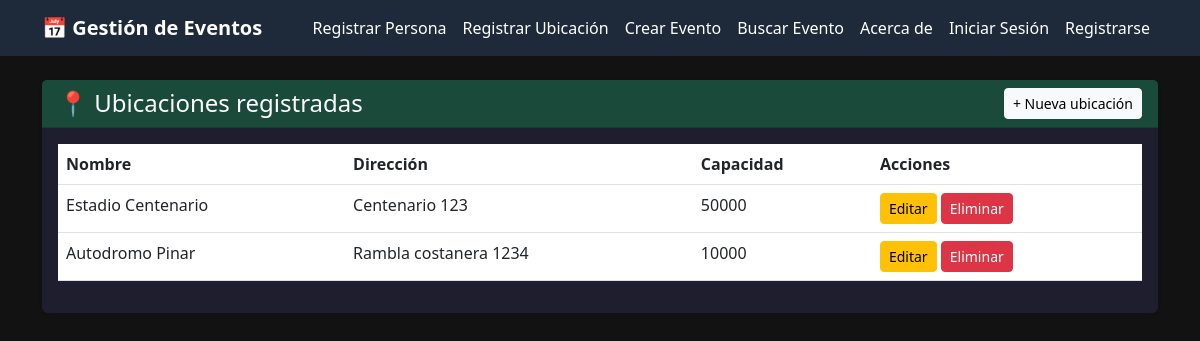
Screenshot of /ubicaciones/ with the database file from the repository.
### eventos/models.py (models this page shows, shortened)
class Ubicacion(models.Model):
    nombre = models.CharField(max_length=45)
    direccion = models.CharField(max_length=60)
    capacidad = models.IntegerField()
    class Meta:
        verbose_name = 'Ubicación'
        verbose_name_plural = 'Ubicaciones'

### eventos/views.py (the view)
# urls.py: path('ubicaciones/', views.listar_ubicaciones, name='listar_ubicaciones'),
def listar_ubicaciones(request):
    ubicaciones = Ubicacion.objects.all()
    return render(request, 'listar_ubicaciones.html', {'ubicaciones': ubicaciones})

### templates/listar_ubicaciones.html
{% extends "base.html" %}
{% block contenido %}
<div class="card shadow-sm">
    <div class="card-header bg-ubicacion text-white d-flex justify-content-between align-items-center">
        <h4 class="mb-0">📍 Ubicaciones registradas</h4>
        <a href="{% url 'form_ubicacion' %}" class="btn btn-light btn-sm">+ Nueva ubicación</a>
    </div>
    <div class="card-body">
        <table class="table table-hover">
            <thead>
                <tr>
                    <th>Nombre</th>
                    <th>Dirección</th>
                    <th>Capacidad</th>
                    <th>Acciones</th>
                </tr>
            </thead>
            <tbody>
                {% for ubicacion in ubicaciones %}
                <tr>
                    <td>{{ ubicacion.nombre }}</td>
                    <td>{{ ubicacion.direccion }}</td>
                    <td>{{ ubicacion.capacidad }}</td>
                    <td>
                        <a href="{% url 'editar_ubicacion' ubicacion.id %}" class="btn btn-warning btn-sm">Editar</a>
                        <a href="{% url 'eliminar_ubicacion' ubicacion.id %}" class="btn btn-danger btn-sm">Eliminar</a>
                    </td>
                </tr>
                {% empty %}
                <tr><td colspan="4" class="text-muted">No hay ubicaciones registradas.</td></tr>
                {% endfor %}
            </tbody>
        </table>
    </div>
</div>
{% endblock %}

### templates/base.html (style rules this page uses)
body { background-color: #121212; color: #e0e0e0; }
.bg-ubicacion { background-color: #1a4a3a; }
.card { background-color: #1e1e2e; border: none; }
.card-body { color: #e0e0e0; }
.table { color: #e0e0e0; }

### rows the page displays
Ubicacion: nombre "Estadio Centenario", direccion "Centenario 123", capacidad "50000"
Ubicacion: nombre "Autodromo Pinar", direccion "Rambla costanera 1234", capacidad "10000"
